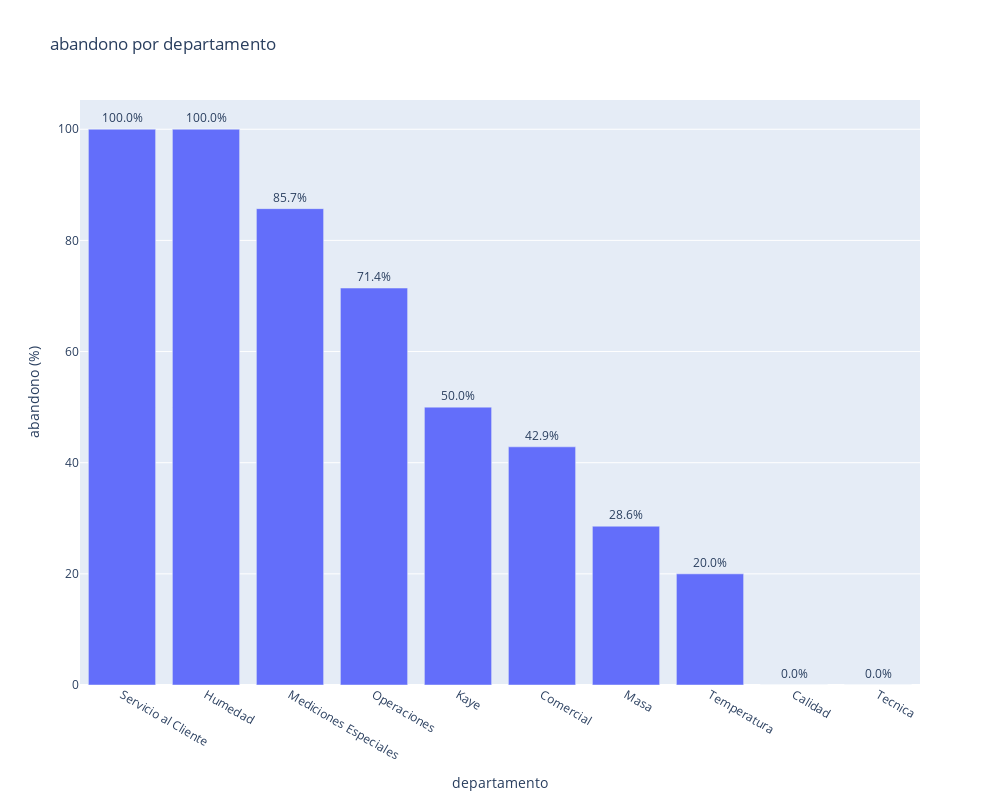

This figure's notebook cell:
### Code cell
# Analisis por departamento
temp_dep = df.groupby('departamento').abandono.mean().sort_values(ascending = False) * 100
graficar_serie_con_valores(temp_dep)

### Figure 1 — Plotly figure (JSON) as saved in the notebook; plotly's stock layout.template omitted (floating-point values rounded to 4 significant figures)
{"data": [{"hovertemplate": "departamento=%{x}<br>abandono (%)=%{y}<br>text=%{text}<extra></extra>", "legendgroup": "", "marker": {"color": "#636efa", "pattern": {"shape": ""}}, "name": "", "orientation": "v", "showlegend": false, "text": ["100.0%", "100.0%", "85.7%", "71.4%", "50.0%", "42.9%", "28.6%", "20.0%", "0.0%", "0.0%"], "textposition": "outside", "type": "bar", "x": ["Servicio al Cliente", "Humedad", "Mediciones Especiales", "Operaciones", "Kaye", "Comercial", "Masa", "Temperatura", "Calidad", "Tecnica"], "xaxis": "x", "y": [100.0, 100.0, 85.71, 71.43, 50.0, 42.86, 28.57, 20.0, 0.0, 0.0], "yaxis": "y"}], "layout": {"barmode": "relative", "height": 800, "legend": {"tracegroupgap": 0}, "title": {"text": "abandono por departamento"}, "width": 1000, "xaxis": {"anchor": "y", "domain": [0, 1], "title": {"text": "departamento"}}, "yaxis": {"anchor": "x", "domain": [0, 1], "title": {"text": "abandono (%)"}}}}
